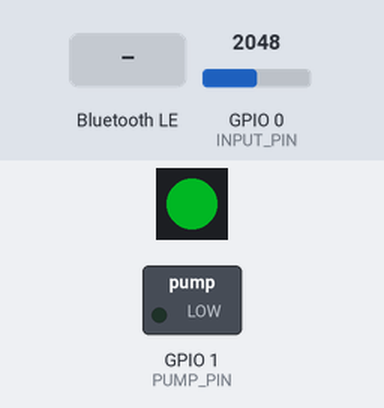
Bench run of a sketch on a simulated ESP32-C3. On the bench: 1 RGB LEDs in strip order, left to right, switched loads named in the sketch (green lamp = pin HIGH). The inputs (shaded band) are chosen by the test bench; at power-on: GPIO 0 (INPUT_PIN) = 2048. Dim RGB values are drawn brighter than linear; nothing arrives over Bluetooth unless stated; a phone connects over Bluetooth LE 3 s after start; what the sketch prints to the serial monitor is not drawn.

Above: at 1.3 s.
1.4 s: Bluetooth LE write "WN" received
At 2.55 s:
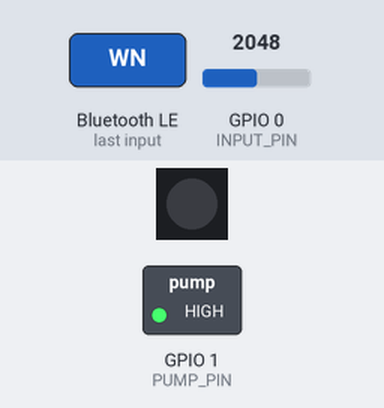
4.8 s: Bluetooth LE write "PT" received
At 6.18 s:
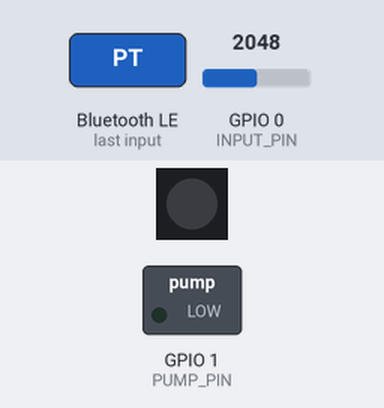
8.2 s: Bluetooth LE write "WT" received
At 8.92 s:
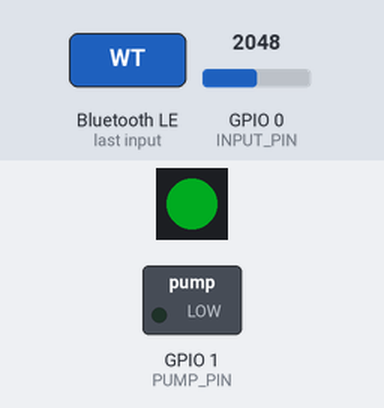
11.6 s: GPIO 0 (INPUT_PIN) set to 1984
At 12.0 s:
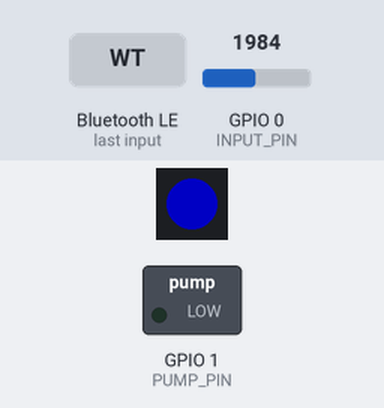
15.0 s: GPIO 0 (INPUT_PIN) set to 2259
At 15.99 s:
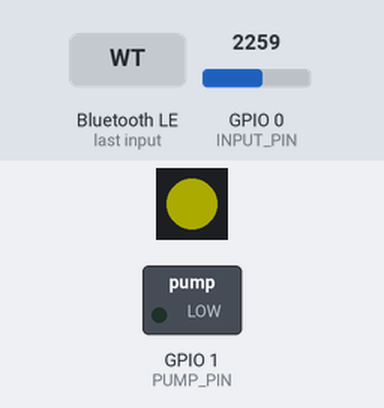
18.4 s: GPIO 0 (INPUT_PIN) set to 2359
At 18.67 s:
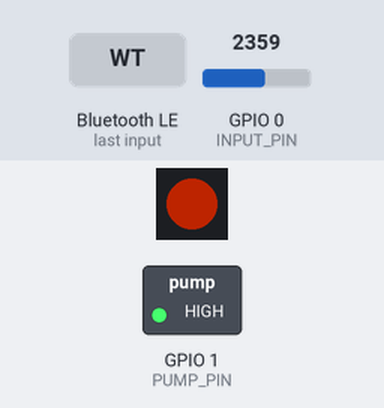
Timing chart, 0 to 22.8 s (numbered marks = the images above; inputs shaded):
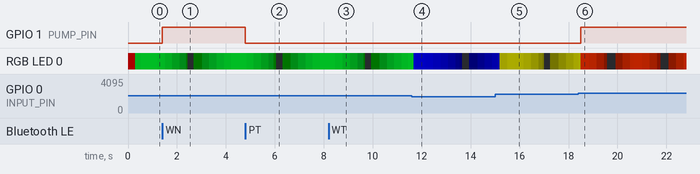

Measured:
- the behaviour switches between 2020 and 2019 on GPIO 0 (INPUT_PIN) (found by bisection; images 3 and 4)
- the behaviour switches between 2320 and 2321 on GPIO 0 (INPUT_PIN) (found by bisection; images 5 and 6)
- after the input at 1.4 s, GPIO 1 (PUMP_PIN): LOW → HIGH at once
- after the input at 4.8 s, GPIO 1 (PUMP_PIN): HIGH → LOW at once
- after the input at 18.4 s, GPIO 1 (PUMP_PIN): LOW → HIGH after 0.10 s

The sketch:

SALZmini2022.ino
```cpp
// SALZmini2022 bbd
/* for M5Stamp C3 using Wartering Unit
 * Arduino 1.8.19
 * [環境設定]-[追加のボードマネージャのURL]
 * https://raw.githubusercontent.com/espressif/arduino-esp32/gh-pages/package_esp32_dev_index.json
 * [ESP32]-[ESP32C3 Dev Module]
 * Ambientのサンプルコードを参考にした。
 * https://github.com/AmbientDataInc/EnvSensorBleGw/blob/master/src/envSensor_esp32/BLE_BME280_bcast/BLE_BME280_bcast.ino
 * BLE_write.ino, BLE_notify.inoを参考にした。
 * https://github.com/electricbaka/bluejelly
 */

#include <Adafruit_NeoPixel.h>
#include <BLEDevice.h>
#include <BLEServer.h>
#include <BLEUtils.h>
#include <BLE2902.h>

//#define TEST_MODE //水分計の戻り値をテストデータにする。

/*
 * コマンド:
 * WN   :今すぐ水やり
 * WL30 :水やりレベル設定（初期値:30）
 * YL40 :黄色レベル設定（初期値:40）
 * BL60 :青色レベル設定（初期値:60）
 * PT10 :ポンプ作動秒（初期値:10）
 * WT10 :待ち秒（初期値:10）
 */

// See the following for generating UUIDs:
// https://www.uuidgenerator.net/

#define SERVICE_UUID        "fd531f24-3c63-482a-bfb1-2c493e6f2c07"
#define CHARACTERISTIC_UUID "e953e123-8e3c-4de9-a70a-264898b4ea90"

#define INPUT_PIN 0
#define PUMP_PIN  1
#define LED_PIN   2

#define SECONDS(s)    ((s) * 1000)
#define MINUTES(m)    SECONDS((m) * 60)


#define ADVARTISE_TIME  SECONDS(5)
#define NOTIFY_TIME     100
#define HISTORY_TIME    MINUTES(20)


enum {
    IN_WLGT,  // 水分量％を調べる時間になった
    IN_WTNW,  // 今すぐ水やりコマンド, 水やり
    IN_POFF,  // ポンプOFFタイマーの時間になった
    IN_CNCT,  // 接続中になった
    IN_DCNT,  // 接続が解除された
    IN_ADDS,  // Advartiseデータ送信の時間になった
    IN_NTDS,  // notifyデータ送信の時間になった
    IN_HDAD,  // 履歴データ追加の時間になった
    IN_NOOP,  // 何もない
    NINPUTS
};

enum {
    AC_WLGT,  // 水分量％を調べる。タイマーリセット
    AC_PPON,  // ポンプON。 ポンプOFFタイマーセット
    AC_NPTR,  // 何もしない。 ポンプOFFタイマーリセット
    AC_POFF,  // ポンプOFF
    AC_AVDS,  // Advartiseデータ送信。ADタイマーリセット
    AC_NTDS,  // notifyデータ送信。notifyタイマーリセット
    AC_HDAD,  // 履歴データ追加の時間になった
    AC_NOOP,  // 何もしない。
    NACTIONS
};

enum {
    ST_WAIT,  // 待機
    ST_WTNG,  // 水やり中
    ST_CTWT,  // 接続中で待機
    ST_CTWG,  // 接続中で水やり中
    NSTATUS
};

static int action[NSTATUS][NINPUTS] = {
    { AC_WLGT, AC_PPON, AC_NOOP, AC_NOOP, AC_NOOP, AC_AVDS, AC_NTDS, AC_HDAD, AC_NOOP },
    { AC_WLGT, AC_NPTR, AC_POFF, AC_NOOP, AC_NOOP, AC_AVDS, AC_NTDS, AC_HDAD, AC_NOOP },
    { AC_WLGT, AC_PPON, AC_NOOP, AC_NOOP, AC_NOOP, AC_AVDS, AC_NTDS, AC_HDAD, AC_NOOP },
    { AC_WLGT, AC_NPTR, AC_POFF, AC_NOOP, AC_NOOP, AC_AVDS, AC_NTDS, AC_HDAD, AC_NOOP }
};

static int next_status[NSTATUS][NINPUTS] = {
    { ST_WAIT, ST_WTNG, ST_WAIT, ST_CTWT, ST_WAIT, ST_WAIT, ST_WAIT, ST_WAIT, ST_WAIT },
    { ST_WTNG, ST_WTNG, ST_WAIT, ST_CTWG, ST_WTNG, ST_WTNG, ST_WTNG, ST_WTNG, ST_WTNG },
    { ST_CTWT, ST_CTWG, ST_CTWT, ST_CTWT, ST_WAIT, ST_CTWT, ST_CTWT, ST_CTWT, ST_CTWT },
    { ST_CTWG, ST_CTWG, ST_CTWT, ST_CTWG, ST_WTNG, ST_CTWG, ST_CTWG, ST_CTWG, ST_CTWG }
};

bool deviceConnected = false;
bool prevDeviceConnected = false;

#define NCOLORS 5
static int colorRs[NCOLORS] = { 0x60, 0x50, 0x30, 0x00, 0x00 };
static int colorGs[NCOLORS] = { 0x00, 0x10, 0x30, 0x50, 0x00 };
static int colorBs[NCOLORS] = { 0x00, 0x00, 0x00, 0x10, 0x60 };
static int delays[NCOLORS] = { 4, 6, 8, 10, 12 };

//装置の状態
enum {
  stError,
  stWatering,
  stWaitRed,
  stWaitYellow,
  stWaitBlue
};

typedef struct {
  uint16_t count;             // 2:(0):カウント
  uint16_t wCount;            // 2:(2):水やりカウント
  uint8_t currentWaterLevel;  // 1:(4):現在の水分量%
  uint8_t status;             // 1:(5):状態
  uint8_t wateringLevel;      // 1:(6):水やりレベル
  uint8_t yellowLevel;        // 1:(7):黄色レベル
  uint8_t blueLevel;          // 1:(8):青色レベル
  uint8_t pumpTime;           // 1:(9):ポンプ作動秒
  uint8_t waitTime;           // 1:(10):待ち秒
} SALZData;

typedef struct {
  uint32_t millis;     //4
  uint8_t  waterLevel; //1
} HistoryData;

#define MAX_HD  200
HistoryData historyData[MAX_HD];

int lHd = 0;
int tHd = 0;
int bHd = 0;

typedef struct {
  SALZData sd;
  uint8_t iHd;
  uint8_t nHd;
  HistoryData hd;
  uint32_t nowMillis;
} SALZNotifyData;

/*
typedef struct {
  uint8_t a[28];
} SNDDecoy;
*/

static SALZNotifyData pSnd;


Adafruit_NeoPixel pixels(1, LED_PIN, NEO_GRB + NEO_KHZ800);

BLEServer         *pServer = NULL;
BLEService        *pService = NULL;
BLECharacteristic *pCharacteristic = NULL;
BLEAdvertising    *pAdvertising = NULL;

SALZData salzData;

unsigned long pumpTimeMillis = 0L;
unsigned long waitTimeMillis = 0L;
unsigned long advartiseTimeMillis = 0L;
unsigned long notifyTimeMillis = 0L;
unsigned long historyTimeMillis = 0L;

bool bForceWater = false;
bool bPump = false;


class MyServerCallbacks: public BLEServerCallbacks {
    void onConnect(BLEServer* pServer) {
      deviceConnected = true;
    };

    void onDisconnect(BLEServer* pServer) {
      deviceConnected = false;
    }
};


class MyCallbacks1: public BLECharacteristicCallbacks {
  void onWrite(BLECharacteristic *pCharacteristic) {
    std::string value = pCharacteristic->getValue();
    Serial.println("pCharacteristic->getValue();");

    if (value.length() > 0) {
      Serial.printf("Command:%s\n", value.c_str());
      std::string sCommand = value.substr(0, 2);
      int number = (value.length() > 2)
          ? std::stoi(value.substr(2)) : 0;

      if (sCommand == "WN") {
        Serial.printf("WN\n");
        bForceWater = true;
      }
      else if (sCommand == "WL") {
        Serial.printf("WL%d\n", number);
        salzData.wateringLevel = number;
      }
      else if (sCommand == "YL") {
        Serial.printf("YL%d\n", number);
        salzData.yellowLevel = number;
      }
      else if (sCommand == "BL") {
        Serial.printf("BL%d\n", number);
        salzData.blueLevel = number;
      }
      else if (sCommand == "PT") {
        Serial.printf("PT%d\n", number);
        salzData.pumpTime = number;
      }
      else if (sCommand == "WT") {
        Serial.printf("WT%d\n", number);
        salzData.waitTime = number;
      }
    }
  }
};


#ifdef TEST_MODE
int
GetCurrentWaterLevel(void) {
// テスト用 10～90の値を返す。
  static float th = 0.0;
  th += 2.0 * PI / 36.0;
  if (th > 2.0 * PI)
    th = 0.0;

  return cos(th) * 40.0 + 50.0;
}


#else
int
GetWl(void) {
  float val = 0.0;
  pinMode(INPUT_PIN, INPUT);
  for (int i = 0; i < 10; i++) {
    float v = analogRead(INPUT_PIN);
    //Serial.printf("ML(%d):%8.3f\r\n", i, v);
    val += v;
    delay(10);
  }
  return (int)(val / 10.0);
}


int
GetCurrentWaterLevel(void) {
  //校正済の水分％を返す。
  //センサーを水に浸けた状態：1900
  //センサーを外に出した状態：2500
  const int wetWl = 1900;
  const int dryWl = 2500;
  int ret = (int)((1.0 - ((float)(GetWl() - wetWl) / (float)(dryWl - wetWl))) * 100.0);

  return (ret < 0) ? 0 : ((ret > 99) ? 99 : ret);
}
#endif


void
SetAdvartiseData(void) {
  // AdvartiseDataを設定する。送信は一定時間ごとに行われる。
  Serial.printf("\nSetData():wl:%d st:%d c:%d wC:%d\n",
      salzData.currentWaterLevel,
      salzData.status,
      salzData.count,
      salzData.wCount);

  BLEAdvertisementData oAdvertisementData = BLEAdvertisementData();

  oAdvertisementData.setName("SM2022");
  oAdvertisementData.setFlags(0x06); // BR_EDR_NOT_SUPPORTED | LE General Discoverable Mode

  std::string strServiceData = "";
  strServiceData += (char)0xff;   // AD Type 0xFF: Manufacturer specific data
  strServiceData += (char)0xff;   // Test manufacture ID low byte
  strServiceData += (char)0xff;   // Test manufacture ID high byte
  strServiceData += (char)salzData.currentWaterLevel;      // 水分量%
  strServiceData += (char)salzData.status;                 // 状態
  strServiceData += (char)(salzData.count & 0xff);         // カウントの下位バイト
  strServiceData += (char)((salzData.count >> 8) & 0xff);  // カウントの上位バイト
  strServiceData += (char)(salzData.wCount & 0xff);        // 水やりカウントの下位バイト
  strServiceData += (char)((salzData.wCount >> 8) & 0xff); // 水やりカウントの上位バイト
  strServiceData = (char)strServiceData.length() + strServiceData;
  oAdvertisementData.addData(strServiceData);

  pAdvertising->setAdvertisementData(oAdvertisementData);

  salzData.count = (++salzData.count < ULONG_MAX) ? salzData.count : 0;
}


int
GetDispLevel(void) {
  int ret;
  ret = (int)(((float)salzData.currentWaterLevel / 100.0) * (float)NCOLORS);
  ret = (ret > NCOLORS - 1) ? (NCOLORS - 1) : ret;
  return ret;
}

//---------------------------------------

void
task1(void * pvParameters) {
  int a = 0;
  int rPrev = 0;
  int gPrev = 0;
  int bPrev = 0;
  while (1) {
    int lv = GetDispLevel();
    a = (a < 360) ? ++a : 0;
    float v = (sin(PI * (float)a / 180.0) + 1.0) / 2.0;
    int r = (float)colorRs[lv] * v;
    int g = (float)colorGs[lv] * v;
    int b = (float)colorBs[lv] * v;

    if (r != rPrev || g != gPrev || b != bPrev) {
      pixels.setPixelColor(0, pixels.Color(r, g, b));    //Colorメソッド内の引数の順番は赤、緑、青
      pixels.show();
    }
    delay(delays[lv]);

    rPrev = r;
    gPrev = g;
    bPrev = b;
  }
}


unsigned long
TimeDiff(unsigned long t1, unsigned long t2) {
  if (t1 - t2 < 0)
    return t1 + (ULONG_MAX - t2);
  else
    return t1 - t2;
}


void
SetHistoryData(void)
{
  if (++bHd > MAX_HD - 1)
    bHd = 0;
  if (++lHd > MAX_HD - 1) {
    lHd = MAX_HD;
    if (++tHd > MAX_HD - 1) {
      tHd = 0;
    }
  }
  historyData[bHd].waterLevel = salzData.currentWaterLevel;
  historyData[bHd].millis = millis();
  Serial.printf("SetHistoryData[l:%d t:%d b:%d](%lu, %d)",
      lHd, tHd, bHd,
      historyData[bHd].millis,
      historyData[bHd].waterLevel
  );
}


void
NotifyData(void)
{
  SALZNotifyData snd;

  snd.sd = salzData;
  snd.nHd = lHd;
  if (snd.nHd > 0) {
    snd.iHd = (pSnd.iHd + 1) % lHd;
    snd.hd = historyData[(snd.iHd + tHd) % MAX_HD];
  }
  else {
    snd.iHd = -1;
    snd.hd.millis = 0L;
    snd.hd.waterLevel = 0;
  }
  snd.nowMillis = millis();

  pCharacteristic->setValue((uint8_t*)&snd, sizeof(SALZNotifyData));
/*
  SNDDecoy sd;
  for (int i = 0; i < 28; i++)
    sd.a[i] = i;
  pCharacteristic->setValue((uint8_t*)&sd, sizeof(SNDDecoy));
  Serial.printf("sizeof(SALZNotifyData):%d\n", sizeof(SALZNotifyData));
*/
  pCharacteristic->notify();
  pSnd = snd;
}


int
GetInput(void) {
  int input = IN_NOOP;

  if (prevDeviceConnected == false && deviceConnected == true) {
    Serial.print("C");
    prevDeviceConnected = deviceConnected;
    input = IN_CNCT;
  }
  else if (prevDeviceConnected == true && deviceConnected == false) {
    Serial.print("D");
    delay(500); // give the bluetooth stack the chance to get things ready
    pServer->startAdvertising(); // restart advertising
    prevDeviceConnected = deviceConnected;
    input = IN_DCNT;
  }
  else if (TimeDiff(millis(), waitTimeMillis) > SECONDS(salzData.waitTime)) {
    Serial.print("w");
    input = IN_WLGT;
  }
  else if (TimeDiff(millis(), advartiseTimeMillis) > ADVARTISE_TIME) {
    Serial.print("A");
    input = IN_ADDS;
  }
  else if (TimeDiff(millis(), historyTimeMillis) > HISTORY_TIME) {
    Serial.print("h");
    input = IN_HDAD;
  }
  else if (deviceConnected == true && TimeDiff(millis(), notifyTimeMillis) > NOTIFY_TIME) {
    Serial.print("N");
    input = IN_NTDS;
  }
  else if (bForceWater || salzData.currentWaterLevel < salzData.wateringLevel) {
    Serial.print("W");
    bForceWater = false;
    input = IN_WTNW;
  }
  else if (bPump && TimeDiff(millis(), pumpTimeMillis) > SECONDS(salzData.pumpTime)) {
    Serial.print("P");
    input = IN_POFF;
  }
  else {
    //Serial.print("n");
    input = IN_NOOP;
  }

  // その他の処理
  if (salzData.currentWaterLevel < salzData.yellowLevel) {
    salzData.status = stWaitRed;
  }
  else if (salzData.currentWaterLevel < salzData.blueLevel) {
    salzData.status = stWaitYellow;
  }
  else {
    salzData.status = stWaitBlue;
  }

  return input;
}


void
setup(void) {
  memset(&salzData, 0, sizeof(SALZData));
  salzData.count = 0;
  salzData.wCount = 0;
  salzData.currentWaterLevel = 0;
  salzData.status = stError;
  salzData.wateringLevel = 30;
  salzData.yellowLevel = 40;
  salzData.blueLevel = 60;
  salzData.pumpTime = 10;
  salzData.waitTime = 10;

  pSnd.sd = salzData;
  pSnd.iHd = -1;
  pSnd.nHd = 0;
  pSnd.hd.waterLevel = 0;
  pSnd.hd.millis = 0L;
  pSnd.nowMillis = 0L;

  Serial.begin(115200);
  Serial.print("SALZmini2022\n");

  pixels.begin();

  pinMode(INPUT_PIN, INPUT);
  pinMode(PUMP_PIN, OUTPUT);

  // Initialize the BLE environment
  BLEDevice::init("SALZmini2022");

  // Create the server
  pServer = BLEDevice::createServer();
  pServer->setCallbacks(new MyServerCallbacks());

  // Create the service
  pService = pServer->createService(SERVICE_UUID);

  // Create the characteristic 1
  pCharacteristic = pService->createCharacteristic(
                     CHARACTERISTIC_UUID,
                     BLECharacteristic::PROPERTY_READ |
                     BLECharacteristic::PROPERTY_WRITE |
                     BLECharacteristic::PROPERTY_NOTIFY |
                     BLECharacteristic::PROPERTY_INDICATE
                  );
  pCharacteristic->setCallbacks(new MyCallbacks1());

  // Create a BLE Descriptor
  pCharacteristic->addDescriptor(new BLE2902());

  // Set the characteristic value
  //pCharacteristic->setValue("Hello World");

  // Start the service
  pService->start();

  pAdvertising = pServer->getAdvertising();
  pAdvertising->addServiceUUID(SERVICE_UUID);
  pAdvertising->setScanResponse(true);
  pAdvertising->setMinPreferred(0x0);  // set value to 0x00 to not advertise this parameter
  BLEDevice::startAdvertising();
  Serial.println("Waiting a client connection to notify...");

  // Task 1
  xTaskCreatePinnedToCore(
                  task1,     /* Function to implement the task */
                  "task1",   /* Name of the task */
                  4096,      /* Stack size in words */
                  NULL,      /* Task input parameter */
                  1,         /* Priority of the task */
                  NULL,      /* Task handle. */
                  0);        /* Core where the task should run */

  salzData.currentWaterLevel = GetCurrentWaterLevel();
  SetAdvartiseData();
  SetHistoryData();
}


void
loop(void) {
    static int status = ST_WAIT;
    int input = GetInput(); // 入力を決定します。
    switch (action[status][input]) { // status と input から次の action を決定します。
    case AC_WLGT:  // 水分量％を調べる。タイマーリセット
        //Serial.println("\nAC_WLGT");
        // 水分量%を取得する。
        salzData.currentWaterLevel = GetCurrentWaterLevel();
        waitTimeMillis = millis();
        break;
    case AC_PPON:  // ポンプON。 ポンプOFFタイマーセット
        //Serial.println("\nAC_PPON");
        digitalWrite(PUMP_PIN, true);
        salzData.wCount = (++salzData.wCount < ULONG_MAX) ? salzData.wCount : 0;
        bPump = true;
        pumpTimeMillis = millis();
        break;
    case AC_NPTR:  // 何もしない。 ポンプOFFタイマーリセット
        //Serial.println("\nAC_NPTR");
        bPump = true;
        pumpTimeMillis = millis();
        break;
    case AC_POFF:  // ポンプOFF
        //Serial.println("\nAC_POFF");
        digitalWrite(PUMP_PIN, false);
        bPump = false;
        break;
    case AC_AVDS:  // Advartiseデータ設定。ADタイマーリセット
        //Serial.println("\nAC_AVDS");
        SetAdvartiseData();
        advartiseTimeMillis = millis();
        break;
    case AC_NTDS:  // notifyデータ送信。notifyタイマーリセット
        //Serial.println("\nAC_NTDS");
        NotifyData();
        notifyTimeMillis = millis();
        break;
    case AC_HDAD:  // 履歴データ追加。履歴タイマーリセット
        //Serial.println("\nAC_HDAD");
        SetHistoryData();
        historyTimeMillis = millis();
        break;
    case AC_NOOP:  // 何もしない。
        break;
    }
    status = next_status[status][input]; // status と input から次の stat を決定します。
}
```
